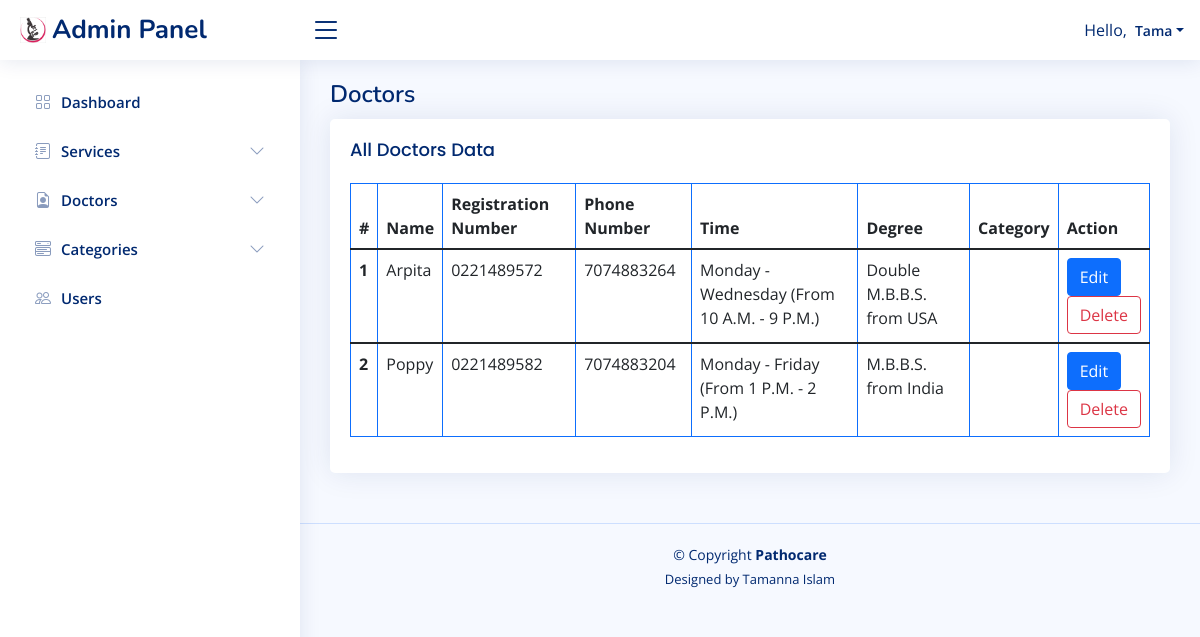
The app's page /admin/doctors.php (signed in), older data.
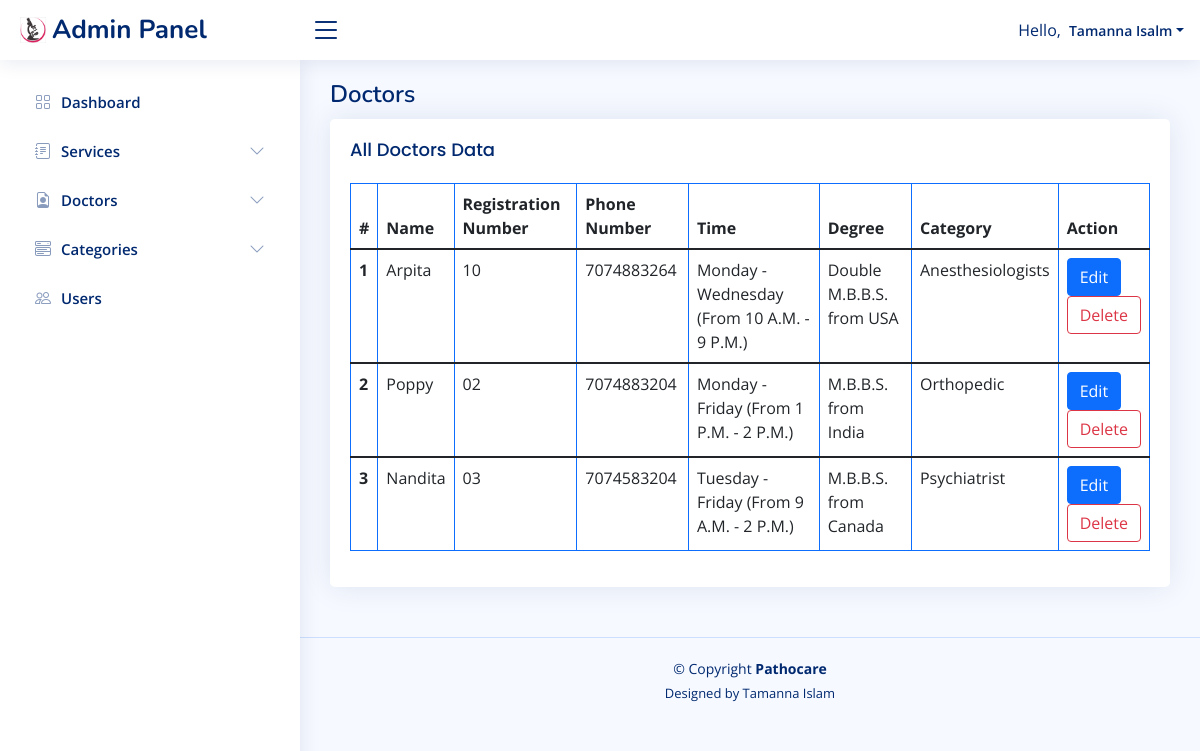
The same page, newer data.
### tables this page shows
CREATE TABLE `users` (
  `id` int(5) NOT NULL,
  `name` varchar(25) NOT NULL,
  `password` varchar(250) NOT NULL,
  `phone_number` bigint(25) NOT NULL,
  `gender` int(2) NOT NULL,
  `age` int(3) NOT NULL,
  `address` varchar(100) NOT NULL
);

CREATE TABLE `doctors` (
  `id` int(5) NOT NULL,
  `name` varchar(250) NOT NULL,
  `registration_number` varchar(250) NOT NULL,
  `phone_number` varchar(250) NOT NULL,
  `time` varchar(250) NOT NULL,
  `degree` varchar(250) NOT NULL,
  `category` varchar(250) NOT NULL
);

CREATE TABLE `categories` (
  `id` int(10) NOT NULL,
  `name` varchar(250) NOT NULL
);

### auth.php (called while the page is built, shortened)
<?php
 require('connect.php');
if(isset($_COOKIE['user_id'])){
    $user_id=$_COOKIE['user_id'];
    $user_id=convert_uudecode($user_id);
    $sql="SELECT * FROM users WHERE id='$user_id';";
    $result=$connect->query($sql);
    $row=$result->fetch_assoc();
    if ($user_id===$row['id']) {
        $user_name=$row['name'];
    }
    else{
        header("Location: login.php");
        exit();
    }
}
?>

### admin/doctors.php (the view, shortened to what the changed rows need)
<!DOCTYPE html>
<html lang="en">
<head>
  <?php require_once('header.php'); ?>
  <main id="main" class="main">
    <div class="pagetitle">
      <h1>Doctors</h1>
    </div>
    <section class="section">
      <div class="row">
        <div class="col-lg-12">
          <div class="card">
            <div class="card-body">
              <table class="table table-bordered border-primary">
                <thead>
                  <tr>
                    <th scope="col">#</th>
                    <th scope="col">Name</th>
                    <th scope="col">Registration Number</th>
                    <th scope="col">Phone Number</th>
                    <th scope="col">Time</th>
                    <th scope="col">Degree</th>
                    <th scope="col">Category</th>
                    <th scope="col">Action</th>
                  </tr>
                </thead>
                <?php
            $sql="SELECT * FROM doctors";
            $result_doctors=$connect->query($sql);
            if ($result_doctors->num_rows>0) {
              while($ru=$result_doctors->fetch_assoc()):
              ?>
                <tbody>
                  <tr>
                    <th scope="row"><?php echo $ru['id']; ?></th>
                    <td><?php echo $ru['name']; ?></td>
                    <td><?php echo $ru['registration_number']; ?></td>
                    <td><?php echo $ru['phone_number']; ?></td>
                    <td><?php echo $ru['time']; ?></td>
                    <td><?php echo $ru['degree']; ?></td>
                    <td><?php
                    $category = $ru['category'];
                    $sql="SELECT * FROM categories WHERE id='$category'";
                    $result_cat=$connect->query($sql);
                    $row_cat=$result_cat->fetch_assoc();
                    echo $row_cat['name'];
              ?></td>
                    <td>
                    <button type="button" id="doc-update<?php echo $ru['id']; ?>" class="btn btn-primary" data-bs-toggle="modal" data-bs-target="#modalDialogScrollable">Edit</button>
<form id="deleteForm" action="doctors.php" method="POST"><input type="text" name="del_id" id="" value="<?php echo $ru['id']; ?>" hidden><button type="submit" name="delete" class="btn btn-outline-danger">Delete</button></form>
                  </td>
                  </tr>
                </tbody>
                <?php endwhile; ?>
                <?php
                }else{
                 echo "No Data Found!";
                 } ?>
              </table>
            </div>
          </div>
        </div>
      </div>
    </section>
  </main>
  </body>
</html>

### admin/header.php (shortened to what the changed rows need)
<?php
    require_once('../auth.php');
?>
  <link href="assets/vendor/bootstrap/css/bootstrap.min.css" rel="stylesheet">
  <link href="assets/vendor/bootstrap-icons/bootstrap-icons.css" rel="stylesheet">
  <link href="assets/vendor/boxicons/css/boxicons.min.css" rel="stylesheet">
  <link href="assets/vendor/quill/quill.snow.css" rel="stylesheet">
  <link href="assets/vendor/quill/quill.bubble.css" rel="stylesheet">
  <link href="assets/vendor/remixicon/remixicon.css" rel="stylesheet">
  <link href="assets/vendor/simple-datatables/style.css" rel="stylesheet">
  <link href="assets/css/style.css" rel="stylesheet">
</head>
<body>
  <header id="header" class="header fixed-top d-flex align-items-center">
    <nav class="header-nav ms-auto">
      <ul class="d-flex align-items-center">
        <li class="nav-item dropdown pe-3">
          <a class="nav-link nav-profile d-flex align-items-center pe-0" href="#" data-bs-toggle="dropdown">
          Hello, <span class="d-none d-md-block dropdown-toggle ps-2"><?php echo $user_name; ?></span>
          </a>
        </li>
      </ul>
    </nav>
  </header>

Row changes from the older to the newer data that the page shows:
changed users: name "Tama" → "Tamanna Isalm"
changed doctors "Arpita": registration_number "0221489572" → "10"; categories.name (not shown) → "Anesthesiologists"
changed doctors "Poppy": registration_number "0221489582" → "02"; categories.name (not shown) → "Orthopedic"
added doctors: id "3", name "Nandita", registration_number "03", phone_number "7074583204", time "Tuesday - Friday (From 9 A.M. - 2 P.M.)", degree "M.B.B.S. from Canada", categories.name "Psychiatrist"
